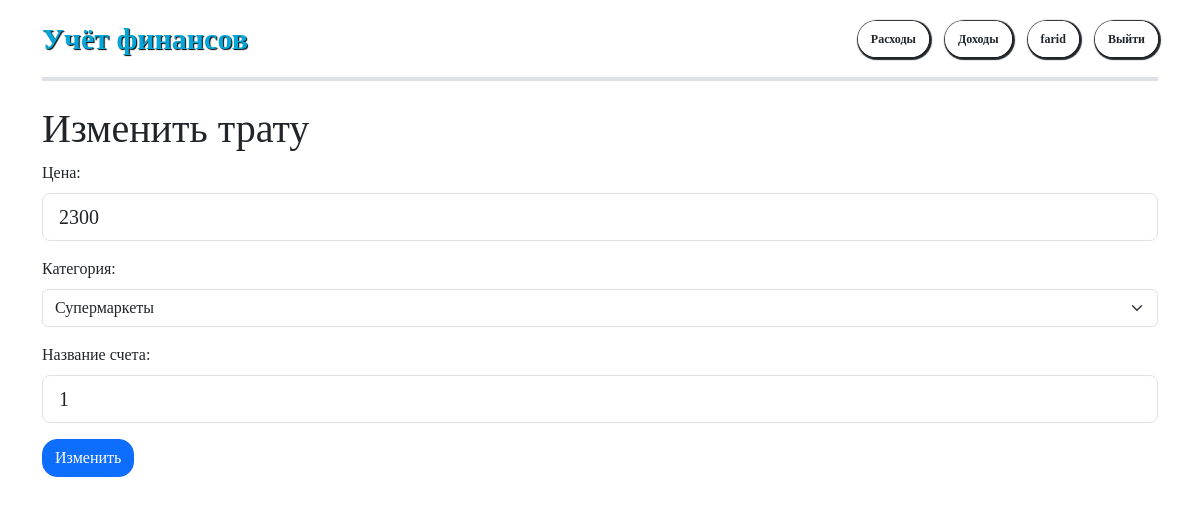
The app's page /spending/5/update/ (signed in) with its own data.
### costs/spending/models.py (models this page shows)
class Spending(models.Model):
    price = models.PositiveIntegerField(default=0)
    author = models.ForeignKey(User, on_delete=models.CASCADE, related_name='spendings')
    category = models.CharField(max_length=75, default=None)
    timestamp = models.DateField(auto_now_add=True)
    account = models.CharField(max_length=75, default=1)
    balance = models.PositiveIntegerField(default=0)

### costs/spending/views.py (the view)
# urls.py: path('<int:pk>/update/', views.SpendingUpdateView.as_view(), name='update'),
class SpendingUpdateView(AuthorAccessMixin, SuccessMessageMixin, UpdateView):
    login_url = reverse_lazy('users:login')
    success_message = 'Трата изменена'
    template_name = 'spending/update.html'
    form_class = SpendingCreateForm
    success_url = reverse_lazy('spending:index')
    model = Spending

### costs/spending/forms.py (shortened to what this page needs)
class SpendingCreateForm(forms.ModelForm):
    CHOICES = [
        ('Супермаркеты', 'Супермаркеты'),
        ('Коммунальные платежи, связь, интернет', 'Коммунальные платежи, связь, интернет'),
        ('Погашение кредитов', 'Погашение кредитов'),
        ('Отдых и развлечения', 'Отдых и развлечения'),
        ('Здоровье и красота', 'Здоровье и красота'),
        ('Транспорт', 'Транспорт'),
        ('Прочее', 'Прочее')
    ]
    price = forms.IntegerField(label='Цена', widget=forms.TextInput(attrs={'class': 'form-control form-control-lg'}))
    category = forms.ChoiceField(label='Категория', choices=CHOICES, widget=forms.Select(attrs={'class': 'form-select'}))
    account = forms.CharField(label='Название счета', widget=forms.TextInput(attrs={'class': 'form-control form-control-lg'}))
    class Meta:
        model = Spending
        fields = [
            'price',
            'category',
            'account'
        ]

### costs/spending/mixins.py (called while the page is built)
    def dispatch(self, request, *args, **kwargs):
        if not request.user.is_authenticated:
            return self.handle_no_permission()
        if request.user.is_authenticated:
            if request.user != self.get_object().author or request.user.is_staff:
                messages.error(request, 'Изменение и удаление задачи доступно только автору')
                return redirect(reverse_lazy('main'))
        return super().dispatch(request, *args, **kwargs)

### templates/spending/update.html (shortened to what this page needs)
{% extends "base_update.html" %}
{% load bootstrap5 %}
{% block title %}
<h1>
Изменить трату
</h1>
{% endblock title %}

### templates/base_update.html (shortened to what this page needs)
{% extends "base.html" %}
{% load bootstrap5 %}
{% block content %}
{% block title %}{% endblock title %}
<form method="post">
    {% for f in form %}
    <p ><label class="form-label" for="{{ f.id_for_label }}">{{f.label}}: </label>{{ f }}</p>
    {% endfor %}
    <p><button type="submit" class="btn btn-primary">Изменить</button></p>
</form>
{% endblock content %}

### templates/base.html (shortened to what this page needs)
<html lang="ru" xmlns:spending="http://www.w3.org/1999/xhtml">
    <head>
        {% load bootstrap5 %}
        {% bootstrap_css %}
<link href="/docs/5.0/dist/css/bootstrap.min.css" rel="stylesheet">
    {% load static %}
    <link href="{% static 'css/style.css' %}" rel="stylesheet">
  </head>
  <body>
<div class="container py-3">
  <header>
    <div  class="d-flex flex-column flex-md-row align-items-center mb-4 pb-3 border-bottom border-4">
      <a href="/" class="d-flex align-items-center text-dark text-decoration-none" previewlistener="true">
        <span class="Name">Учёт финансов</i></span>
      </a>
      <nav class="d-inline-flex mt-2 mt-md-0 ms-md-auto">
        {% if request.user.is_authenticated %}
        <a class="me-3 py-2 text-dark text-decoration-none" href="{% url "spending:index" %}">Расходы</a>
        <a class="me-3 py-2 text-dark text-decoration-none" href="{% url "income:index" %}">Доходы</a>
        <a class="me-3 py-2 text-dark text-decoration-none" href="{% url "users:show" pk=request.user.id %}">{{ request.user.username }}</a>
        <a class="py-2 text-dark text-decoration-none" href="{% url "users:logout" %}">Выйти</a>
        {% else %}
        <a class="me-3 py-2 text-dark text-decoration-none" href="{% url "users:create" %}">Регистрация</a>
        <a class="py-2 text-dark text-decoration-none" href="{% url "users:login" %}">Вход</a>
        {% endif %}
      </nav>
    </div>
  </header>
  <main>
    {% block content %}{% endblock content %}
  </main>
</div>
</body></html>

### templates/base.html (style rules this page uses)
body { margin: 0; padding: 0; font-family: 'century gothic'; }
.btn { border-radius:15px; }
.Name { font-size:2.5vw; color:04a6d9; font-weight:bold; text-shadow: 1px 1px 1px black; }
nav a { font-size:1vw; font-weight:bold; transition:.15s; box-shadow: 1px 1px 1px 2px; border: 1px solid white; padding: 0.3vw 1vw .3vw 1vw; border-radius:3rem; }

### records on screen
Spending: form "2300" "Супермаркеты" "1"

### other values on screen
{{ request.user.username }} "farid"
{{ f.label }} "Цена" "Категория" "Название счета"
